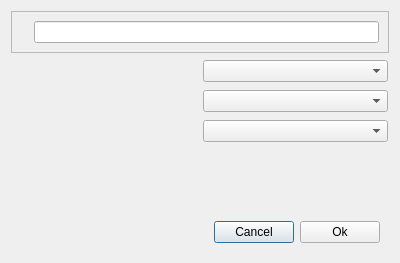
<?xml version="1.0" encoding="UTF-8"?>
<ui version="4.0">
 <class>Dialog</class>
 <widget class="QDialog" name="Dialog">
  <property name="geometry">
   <rect>
    <x>0</x>
    <y>0</y>
    <width>400</width>
    <height>263</height>
   </rect>
  </property>
  <property name="windowTitle">
   <string>Dialog</string>
  </property>
  <layout class="QVBoxLayout" name="verticalLayout">
   <item>
    <widget class="QFrame" name="new_dialog_frame">
     <property name="frameShape">
      <enum>QFrame::StyledPanel</enum>
     </property>
     <property name="frameShadow">
      <enum>QFrame::Raised</enum>
     </property>
     <layout class="QHBoxLayout" name="horizontalLayout">
      <item>
       <widget class="QLabel" name="new_dialog_label">
        <property name="frameShape">
         <enum>QFrame::NoFrame</enum>
        </property>
        <property name="text">
         <string/>
        </property>
       </widget>
      </item>
      <item>
       <widget class="QLineEdit" name="new_dialog_name"/>
      </item>
     </layout>
    </widget>
   </item>
   <item>
    <widget class="QFrame" name="new_dialog_frame_0">
     <property name="frameShape">
      <enum>QFrame::NoFrame</enum>
     </property>
     <property name="frameShadow">
      <enum>QFrame::Raised</enum>
     </property>
     <layout class="QHBoxLayout" name="horizontalLayout_5">
      <property name="margin">
       <number>1</number>
      </property>
      <item>
       <widget class="QLabel" name="new_dialog_label_0">
        <property name="text">
         <string/>
        </property>
       </widget>
      </item>
      <item>
       <widget class="QComboBox" name="new_dialog_combo_box_0"/>
      </item>
     </layout>
    </widget>
   </item>
   <item>
    <widget class="QFrame" name="new_dialog_frame_2">
     <property name="frameShape">
      <enum>QFrame::NoFrame</enum>
     </property>
     <property name="frameShadow">
      <enum>QFrame::Raised</enum>
     </property>
     <layout class="QHBoxLayout" name="horizontalLayout_3">
      <property name="margin">
       <number>1</number>
      </property>
      <item>
       <widget class="QLabel" name="new_dialog_label_2">
        <property name="text">
         <string/>
        </property>
       </widget>
      </item>
      <item>
       <widget class="QComboBox" name="new_dialog_combo_box_2"/>
      </item>
     </layout>
    </widget>
   </item>
   <item>
    <widget class="QFrame" name="new_dialog_frame_3">
     <property name="frameShape">
      <enum>QFrame::NoFrame</enum>
     </property>
     <property name="frameShadow">
      <enum>QFrame::Raised</enum>
     </property>
     <layout class="QHBoxLayout" name="horizontalLayout_4">
      <property name="margin">
       <number>1</number>
      </property>
      <item>
       <widget class="QLabel" name="new_dialog_label_3">
        <property name="text">
         <string/>
        </property>
       </widget>
      </item>
      <item>
       <widget class="QComboBox" name="new_dialog_combo_box_3"/>
      </item>
     </layout>
    </widget>
   </item>
   <item>
    <spacer name="verticalSpacer">
     <property name="orientation">
      <enum>Qt::Vertical</enum>
     </property>
     <property name="sizeHint" stdset="0">
      <size>
       <width>20</width>
       <height>29</height>
      </size>
     </property>
    </spacer>
   </item>
   <item>
    <widget class="QFrame" name="frame">
     <property name="frameShape">
      <enum>QFrame::NoFrame</enum>
     </property>
     <property name="frameShadow">
      <enum>QFrame::Raised</enum>
     </property>
     <layout class="QHBoxLayout" name="horizontalLayout_2">
      <item>
       <spacer name="horizontalSpacer">
        <property name="orientation">
         <enum>Qt::Horizontal</enum>
        </property>
        <property name="sizeHint" stdset="0">
         <size>
          <width>177</width>
          <height>20</height>
         </size>
        </property>
       </spacer>
      </item>
      <item>
       <widget class="QPushButton" name="new_dialog_cancel">
        <property name="text">
         <string>Cancel</string>
        </property>
       </widget>
      </item>
      <item>
       <widget class="QPushButton" name="new_dialog_ok">
        <property name="text">
         <string>Ok</string>
        </property>
       </widget>
      </item>
     </layout>
    </widget>
   </item>
  </layout>
 </widget>
 <resources/>
 <connections/>
</ui>
